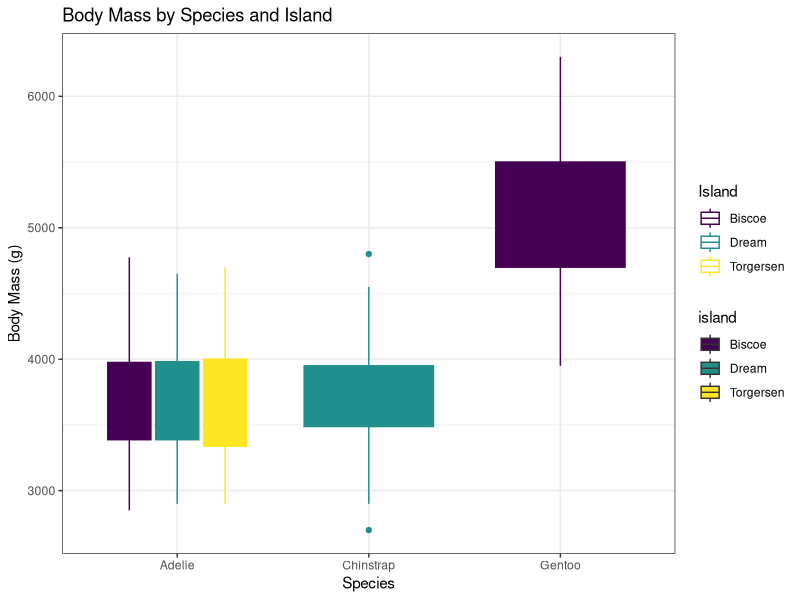

Here is the R script that generated this plot:
library(tidyverse)
library(palmerpenguins)
library(beeswarm)
## I am making a short plot of pamlmer pengins to see how to commit into github

### palmer penguins plot
ggplot(data = penguins, aes(x= species, y = body_mass_g, colour = island, fill = island)) +
  geom_boxplot() +
  theme_bw() +
  scale_colour_viridis_d() +
  scale_fill_viridis_d() +
  labs(title = "Body Mass by Species and Island",
       x = "Species",
       y = "Body Mass (g)",
       colour = "Island") 
  